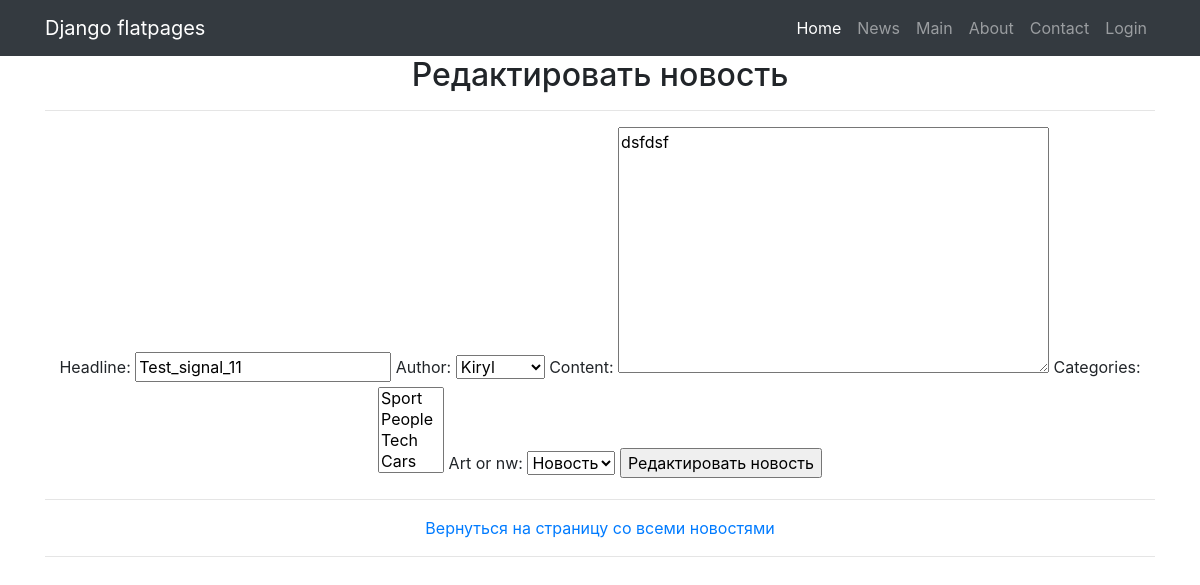
Page /news/41/edit (signed in) on the committed database.
### NewsPaper/news/models.py (models this page shows, shortened)
class Post(models.Model):
    news = "NW"
    article = "AR"
    CAT = [(news, "Новость"), (article, 'Статья')]
    author = models.ForeignKey(Author, on_delete=models.CASCADE)
    art_or_nw = models.CharField(max_length=2,
                            choices=CAT,
                            default=news)
    post_time = models.DateTimeField(auto_now_add=True)
    headline = models.CharField(max_length=255)
    content = models.TextField()
    rating_of_post = models.IntegerField(default=0)
    categories = models.ManyToManyField(Category)

### NewsPaper/news/views.py (the view)
# urls.py: path('<int:pk>/edit', PostUpdate.as_view(), name='post_update'),
class PostUpdate(LoginRequiredMixin, PermissionRequiredMixin, UpdateView):
    permission_required = ('news.change_post',)
    template_name = 'news/post_update.html'
    form_class = PostForm
    success_url = '/news/'
    def get_object(self, **kwargs):
        id = self.kwargs.get('pk')
        return Post.objects.get(pk=id)

### NewsPaper/news/forms.py
class PostForm(ModelForm):
    class Meta:
        model = Post
        fields = ['headline', 'author', 'content', 'categories', 'art_or_nw']

### NewsPaper/news/models.py (called while the page is built)
    def __str__(self):
        author_id = str(self.user.username)
        return author_id

    def __str__(self):
        return self.name

### NewsPaper/templates/news/post_update.html (shortened to what this page needs)
{% extends 'flatpages/default.html' %}
{% block content %}
<h2> Редактировать новость </h2>
<hr>
<form method="POST">
    {{ form }}
    <input type="submit" value="Редактировать новость">
</form>
<hr>
 <a href="/news/">Вернуться на страницу со всеми новостями</a>
<hr>
{% endblock content %}

### rows in the picture
Post: headline "Test_signal_11", author "Kiryl", content "dsfdsf", art_or_nw "Новость"
